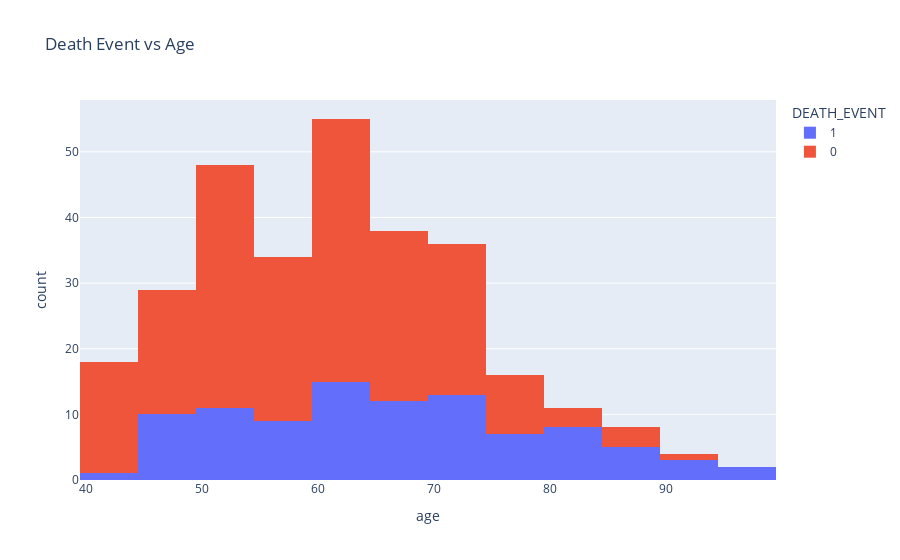

The code cell stored with this chart in its notebook:
### Markdown cell above
### Jumlah kematian berdasarkan umur

### Code cell
fig = px.histogram(df, x= 'age', color='DEATH_EVENT', title= 'Death Event vs Age')
fig.show()

### Figure 1 — Plotly figure (JSON) as saved in the notebook; plotly's stock layout.template omitted (floating-point values rounded to 4 significant figures; data arrays with more than 128 entries replaced by an {"elided": "..."} marker saying what was removed)
{"data": [{"alignmentgroup": "True", "bingroup": "x", "hovertemplate": "DEATH_EVENT=1<br>age=%{x}<br>count=%{y}<extra></extra>", "legendgroup": "1", "marker": {"color": "#636efa", "pattern": {"shape": ""}}, "name": "1", "offsetgroup": "1", "orientation": "v", "showlegend": true, "type": "histogram", "x": [75, 55, 65, 50, 65, 90, 75, 60, 65, 80, 75, 62, 45, 50, 82, 87, 45, 70, 48, 65, 68, 75, 80, 95, 70, 58, 82, 94, 85, 50, 65, 69, 90, 82, 60, 70, 50, 70, 60, 50, 51, 60, 80, 57, 68, 53, 60, 70, 60, 95, 49, 72, 45, 50, 45, 60, 42, 72, 70, 65, 85, 69, 60, 60, 59, 60, 72, 85, 70, 86, 60, 46, 80, 72, 75, 72, 50, 45, 80, 59, 59, 65, 75, 58, 60, 50, 60, 45, 77, 48, 54, 73, 60, 55, 65, 55], "xaxis": "x", "yaxis": "y"}, {"alignmentgroup": "True", "bingroup": "x", "hovertemplate": "DEATH_EVENT=0<br>age=%{x}<br>count=%{y}<extra></extra>", "legendgroup": "0", "marker": {"color": "#EF553B", "pattern": {"shape": ""}}, "name": "0", "offsetgroup": "0", "orientation": "v", "showlegend": true, "type": "histogram", "x": {"elided": "203 int values"}, "xaxis": "x", "yaxis": "y"}], "layout": {"barmode": "relative", "legend": {"title": {"text": "DEATH_EVENT"}, "tracegroupgap": 0}, "title": {"text": "Death Event vs Age"}, "xaxis": {"anchor": "y", "domain": [0, 1], "title": {"text": "age"}}, "yaxis": {"anchor": "x", "domain": [0, 1], "title": {"text": "count"}}}}
